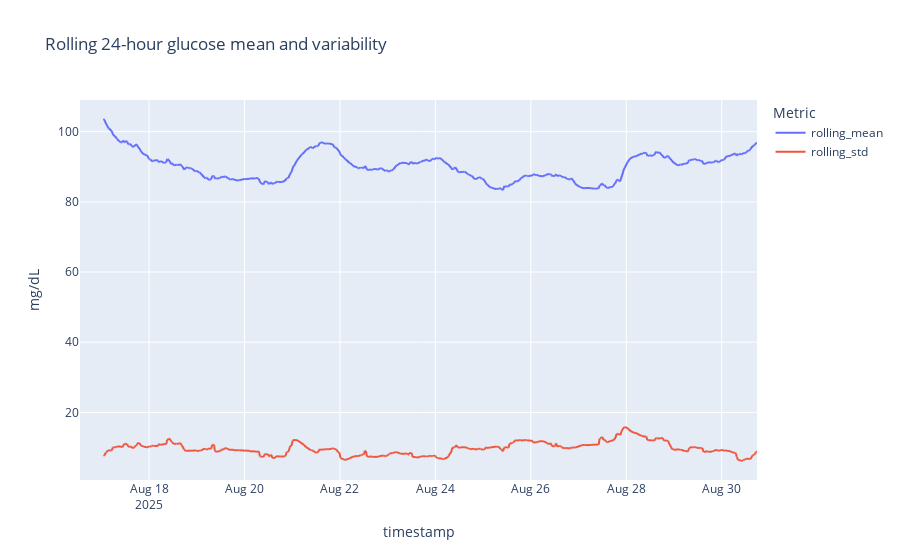

Notebook code for this chart:
### Markdown cell above
### 9. Rolling variability and sustained patterns

### Code cell
daily_series = (
    glucose_df.set_index("timestamp")["glucose_value"]
    .resample("15T")
    .mean()
    .interpolate()
)
rolling_window = 96  # 15-minute samples across one day
rolling_mean = daily_series.rolling(
    rolling_window, min_periods=rolling_window // 2
).mean()
rolling_std = daily_series.rolling(
    rolling_window, min_periods=rolling_window // 2
).std()

fig = px.line(
    pd.DataFrame(
        {
            "timestamp": rolling_mean.index,
            "rolling_mean": rolling_mean,
            "rolling_std": rolling_std,
        }
    ),
    x="timestamp",
    y=["rolling_mean", "rolling_std"],
    title="Rolling 24-hour glucose mean and variability",
    labels={"value": "mg/dL", "variable": "Metric"},
)
fig.show()

### Figure 1 — Plotly figure (JSON) as saved in the notebook; plotly's stock layout.template omitted (floating-point values rounded to 4 significant figures; data arrays with more than 128 entries replaced by an {"elided": "..."} marker saying what was removed)
{"data": [{"hovertemplate": "Metric=rolling_mean<br>timestamp=%{x}<br>mg/dL=%{y}<extra></extra>", "legendgroup": "rolling_mean", "line": {"color": "#636efa", "dash": "solid"}, "marker": {"symbol": "circle"}, "mode": "lines", "name": "rolling_mean", "showlegend": true, "type": "scattergl", "x": {"elided": "1363 str values"}, "xaxis": "x", "y": {"elided": "1363 float values"}, "yaxis": "y"}, {"hovertemplate": "Metric=rolling_std<br>timestamp=%{x}<br>mg/dL=%{y}<extra></extra>", "legendgroup": "rolling_std", "line": {"color": "#EF553B", "dash": "solid"}, "marker": {"symbol": "circle"}, "mode": "lines", "name": "rolling_std", "showlegend": true, "type": "scattergl", "x": {"elided": "1363 str values"}, "xaxis": "x", "y": {"elided": "1363 float values"}, "yaxis": "y"}], "layout": {"legend": {"title": {"text": "Metric"}, "tracegroupgap": 0}, "title": {"text": "Rolling 24-hour glucose mean and variability"}, "xaxis": {"anchor": "y", "domain": [0, 1], "title": {"text": "timestamp"}}, "yaxis": {"anchor": "x", "domain": [0, 1], "title": {"text": "mg/dL"}}}}
